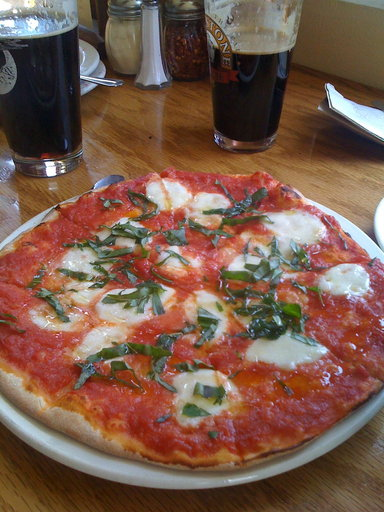
#> input picture 2965.jpg, 384 x 512 px, found by its file name
$ python get_files.py
#> lines starting #> are read from the running program, lines starting #| are printed output that depends on the picture
import os
import cv2 as cv

path = "/Users/yogesh/pythoncode/datasets/pizza-samosa/pizza/"
img_name = "2965.jpg"
url = str(path) + str(img_name)


print(url)
img = cv.imread(url,3)
#> img is the input picture: shape (512, 384, 3); mean B, G, R 75.6, 90.4, 121.9

gray = cv.cvtColor(img,cv.COLOR_BGR2GRAY)
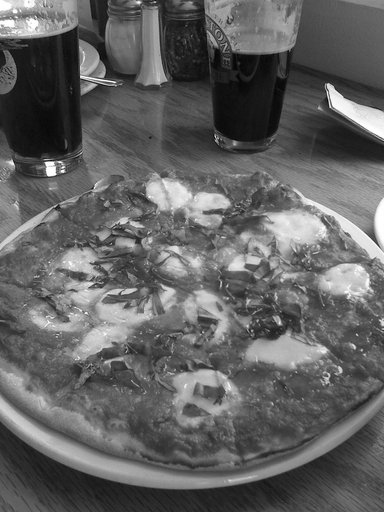
#> gray: shape (512, 384); min 2, max 255, mean 98.1
print(img)
#> (printed output is left out)

if img is None :
    print("Opps something went wrong")
else :
    cv.imshow("orignal image",img)
    cv.imshow("Gray  image",gray)
    cv.waitKey()
    cv.destroyAllWindows()

class GetFiles :
    def __init__(self) -> None:
        pass

    def get_files(self,filepath):

        filepath = filepath
        dirpath,dirname,filename = os.walk(filepath)
        print("name of the directory is : \n",dirname)


        dir1 = str(dirpath) + "/" + "samosa"
        dir2 = str(dirpath) + "/" + "pizza"

        print(dir1)
        print(os.path)

        for files in filename :
            print(files)
            urls1 = str(dir1) + str(files)

        print("\n urls are : \n" ,urls1)
        print("\n Files are :\n" ,files)


if __name__ == "__main__" :

    image_datasets_path  = "/Users/yogesh/pythoncode/datasets/pizza-samosa/"

    gf = GetFiles()
    #gf.get_files(filepath=image_datasets_path)
